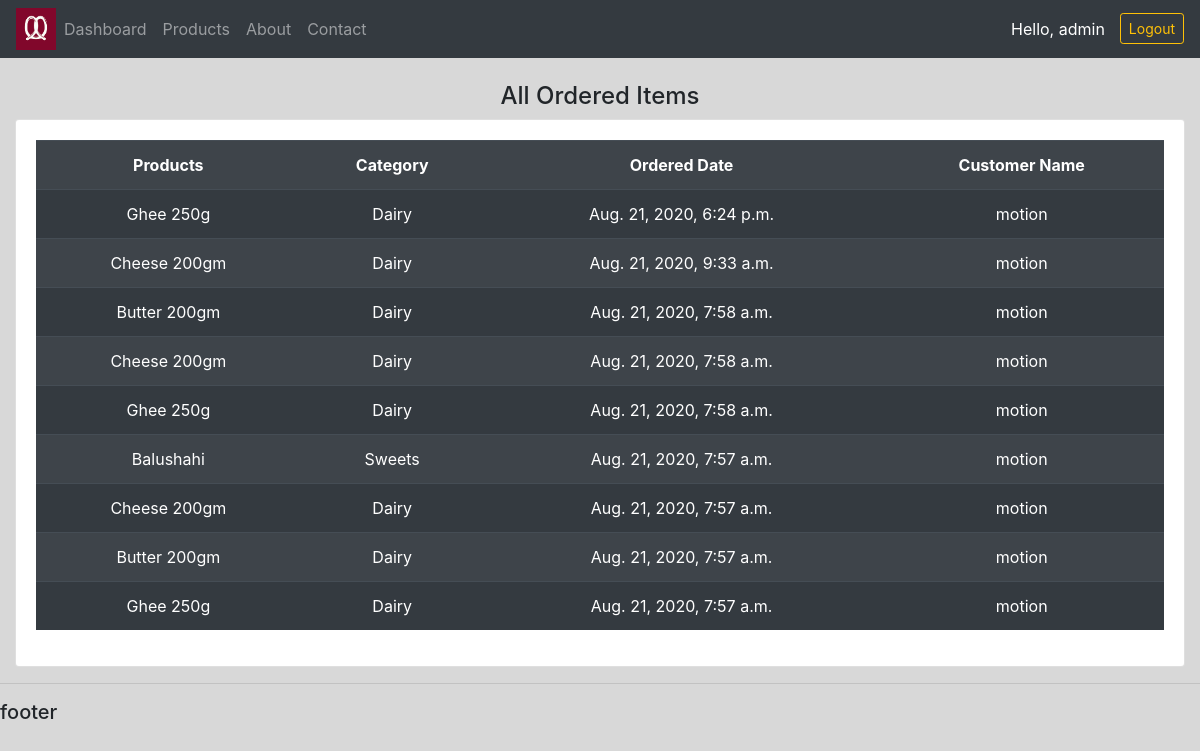
Screenshot of /orders/ (signed in) with the database file from the repository.
### accounts/models.py (models this page shows, shortened)
class Order(models.Model):
    STATUS = (
        ('Delivered', 'Delivered'),
        ('Out for delivery', 'Out for delivery'),
        ('Pending', 'Pending'),
    )
    customer = models.ForeignKey(Customer, null=True, on_delete = models.SET_NULL)
    product = models.ForeignKey(Product, null=True, on_delete=models.SET_NULL)
    date_created = models.DateTimeField(auto_now_add=True, null=True)
    status = models.CharField(max_length=200, null=True, choices=STATUS)

class Product(models.Model):
    CATEGORY = (
        ('Breads', 'Breads'),
        ('Fruits', 'Fruits'),
        ('Dairy', 'Dairy'),
        ('Vegetables', 'Vegetables'),
        ('Meat&Fish', 'Meat&Fish'),
        ('Sweets', 'Sweets'),
    )
    name = models.CharField(max_length=200, null=True)
    price = models.FloatField(null=True)
    category = models.CharField(max_length=200, null=True, choices=CATEGORY)
    description = models.TextField(blank=True)
    date_created = models.DateTimeField(auto_now_add=True, null=True)
    tags = models.ManyToManyField(Tag)

class Customer(models.Model):
    user = models.OneToOneField(User, null=True, blank=True, on_delete=models.CASCADE)
    name = models.CharField(max_length=200, null=True)
    phone = models.CharField(max_length=200, null=True)
    email = models.CharField(max_length=200)
    address = models.CharField(max_length=250, null=True, blank=True)
    profile_pic = models.ImageField(default="logo.png", null=True, blank=True)
    date_created = models.DateTimeField(auto_now_add=True, null=True)

### accounts/decorators.py (the view)
        def wrapper_func(request, *args, **kwargs):
            group = None
            if request.user.groups.exists():
                group = request.user.groups.all()[0].name
            if group in allowed_roles:
                return view_func(request, *args, **kwargs)
            else:
                return HttpResponse('Not authorized to view this page.')

### accounts/views.py (called while the page is built)
@login_required(login_url='login')
@allowed_users(allowed_roles=['admin'])
def orders(request):
    orders = Order.objects.all().order_by('-date_created')
    context = {
        'orders': orders
    }
    return render(request, 'accounts/orders.html', context)

### accounts/templates/accounts/orders.html
{% extends 'accounts/base.html' %}
{% block content %}
<br>
<div class="row">
    <div class="col-md">
            <h4 class="text-center">All Ordered Items</h4>
        <div class="card card-body">
            <table class="table table-striped table-dark text-center">
                <tr>
                    <th>Products</th>
                    <th>Category</th>
                    <th>Ordered Date</th>
                    <th>Customer Name</th>
                </tr>
                {% for order in orders %}
                <tr>
                    <td>{{order.product.name}}</td>
                    <td>{{order.product.category}}</td>
                    <td>{{order.date_created}}</td>
                    <td>{{order.customer.name}}</td>
                </tr>
                {% endfor %}
            </table>
        </div>
    </div>
</div>
{% endblock content %}

### accounts/templates/accounts/partials/__navbar.html (shortened to what this page needs)
{% load static %}
<nav class="navbar navbar-expand-lg navbar-dark bg-dark">
    <a href="{% url 'dashboard' %}"><img src="{% static 'images/logo.png' %}" id="logo" alt=""></a>
    <div class="collapse navbar-collapse" id="navbarSupportedContent">
      <ul class="navbar-nav mr-auto">
        {% if request.user.is_staff %}
        <li class="nav-item">
          <a class="nav-link" href="{% url 'dashboard' %}">Dashboard</a>
        </li>
        {% else %}
        <li class="nav-item">
          <a class="nav-link" href="{% url 'account' %}">Settings</a>
        </li>
        {% endif %}
        <li class="nav-item">
          <a class="nav-link" href="{% url 'products' %}">Products</a>
        </li>
        <li class="nav-item">
          <a class="nav-link" href="{% url 'about' %}">About</a>
        </li>
        <li class="nav-item">
          <a class="nav-link" href="{% url 'contact' %}">Contact</a>
        </li>
      </ul>
      <span class="hello" >Hello, {{request.user}} </span>
      <span><a class="btn btn-sm btn-outline-warning" href="{% url 'logout' %}">Logout</a></span>
    </div>
  </nav>

### static/css/main.css (style rules this page uses)
body { background-color: rgb(216, 216, 216); }
#logo { max-width: 40px; }

### accounts/templates/accounts/partials/__navbar.html (style rules this page uses)
.hello { font-size: 16px; color: #fff; margin-right: 15px; }

### rows the page displays
Order: product.name "Ghee 250g", product.category "Dairy", date_created "Aug. 21, 2020, 6:24 p.m.", customer.name "motion"
Order: product.name "Cheese 200gm", product.category "Dairy", date_created "Aug. 21, 2020, 9:33 a.m.", customer.name "motion"
Order: product.name "Butter 200gm", product.category "Dairy", date_created "Aug. 21, 2020, 7:58 a.m.", customer.name "motion"
Order: product.name "Cheese 200gm", product.category "Dairy", date_created "Aug. 21, 2020, 7:58 a.m.", customer.name "motion"
Order: product.name "Ghee 250g", product.category "Dairy", date_created "Aug. 21, 2020, 7:58 a.m.", customer.name "motion"
Order: product.name "Balushahi", product.category "Sweets", date_created "Aug. 21, 2020, 7:57 a.m.", customer.name "motion"
Order: product.name "Cheese 200gm", product.category "Dairy", date_created "Aug. 21, 2020, 7:57 a.m.", customer.name "motion"
Order: product.name "Butter 200gm", product.category "Dairy", date_created "Aug. 21, 2020, 7:57 a.m.", customer.name "motion"
Order: product.name "Ghee 250g", product.category "Dairy", date_created "Aug. 21, 2020, 7:57 a.m.", customer.name "motion"

### other values shown
{{ request.user }} "admin"
